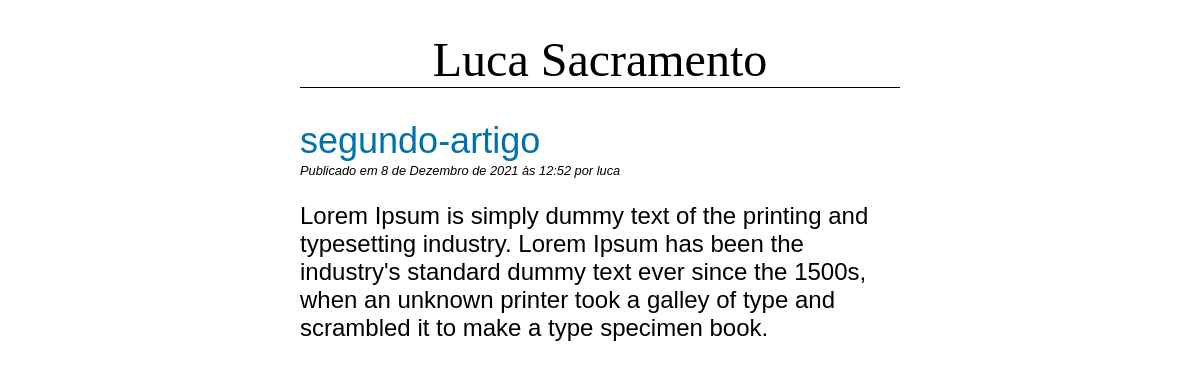
The app's page /blog/segundo-artigo/ with its own data.
### blog/models.py (models this page shows, shortened)
class Post(models.Model):
    title = models.CharField(max_length=255)
    slug = SlugField(max_length=255, unique=True)
    author = models.ForeignKey(User, on_delete=models.CASCADE)
    body = models.TextField()
    created = models.DateTimeField(auto_now_add=True)
    updated = models.DateTimeField(auto_now= True)
    class Meta:
        ordering = ("-created",)

### blog/views.py (the view)
# urls.py: path("<slug:slug>/", views.PostDetailView.as_view(), name="detail"),
class PostDetailView(DetailView):
    model = Post

### blog/templates/blog/post_detail.html (shortened to what this page needs)
{% extends "blog/base.html" %}
{% block content %}
    <h2>{{ post.title }}</h2>
    <p class="date">
        Publicado em {{ post.created }} por {{ post.author }}
    </p>
    {{ post.body|linebreaks }}
{% endblock %}

### blog/static/css/blog.css (style rules this page uses)
body { margin: 0 25%; font-family: sans-serif; font-size: 1.5rem; color: black; }
h2 { color: #0072aa; font-weight: normal; margin-bottom: 1px; }
p.date { font-size: 0.8rem; font-style: italic; margin-top: 1px; }

### records on screen
Post: title "segundo-artigo", created "8 de Dezembro de 2021 às 12:52", author "luca", body "Lorem Ipsum is simply dummy text of the printing and typesetting industry. Lorem Ipsum has been the industry's standard dummy text ever since the 1500s, when an unknown printer took a galley of type and scrambled it to make a type specimen book."
